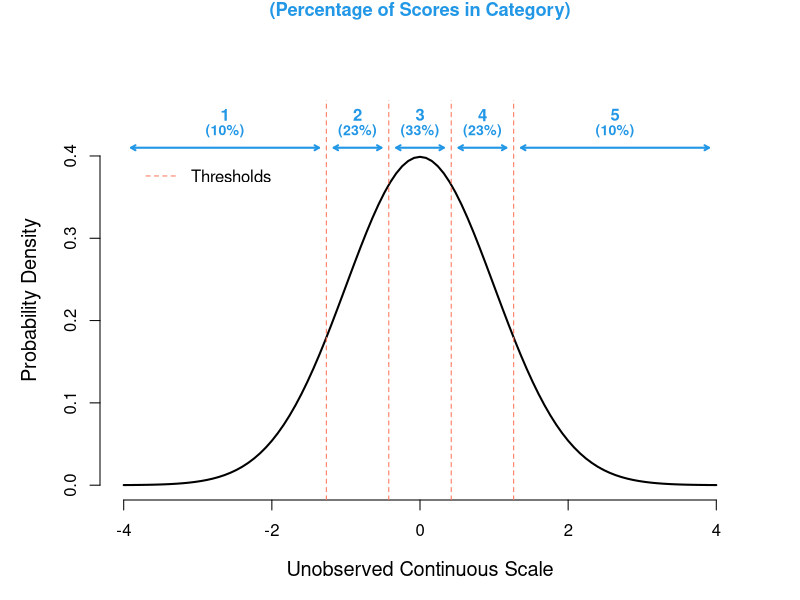

Here is the R script that generated this plot:
CorrEquiSpaced <- function(K,alpha=1e-15){
  cc <- function(dx){
    thresholds <- dx*((1:(K-1))-0.5*K)
    p     <- diff( pnorm(c(-Inf,thresholds,Inf)) )
    E_y   <- sum(p*(1:K))
    E_y2  <- sum(p*((1:K)^2))
    var_y <- E_y2 - E_y^2
    sd_y  <- sqrt(var_y)
    
    ## Contional means (truncated normal distribution theory)
    means_l    <- sapply(1:K, function(k){
      if(k==1){
        m_k <- (dnorm(-Inf)-dnorm(thresholds[1]))/(pnorm(thresholds[1])-pnorm(-Inf))
      }
      if(k==K){
        m_k <- (dnorm(thresholds[K-1])-dnorm(+Inf))/(pnorm(+Inf)-pnorm(thresholds[K-1]))
      }
      if(k>=2 & k<=K-1){
        m_k <- (dnorm(thresholds[k-1])-dnorm(thresholds[k]))/(pnorm(thresholds[k])-pnorm(thresholds[k-1]))
      }
      return(m_k)
    })
    Cov_yl <- sum(p * means_l * (1:K))
    corr   <- (Cov_yl / sd_y)
    #sum(dnorm(thresholds)) / sd_y
    return(corr)
  }
  values_obs <- 1:(K-1)
  if(K==2){
    dx      <- 0
    maxCorr <- 2*dnorm(0)
    Dx      <- 0
  }else{
    dxMax <- qnorm(1-alpha) / (0.5*K - 1)
    model <- optim(par=1e-5,fn=cc,
                   control = list(fnscale=-1),method = "Brent",
                   lower=0,upper=dxMax)
    dx      <- model$par
    maxCorr <- (model$value)
    Dx      <- model$par
  }
  thresholds <- dx*(values_obs-mean(values_obs))
  p <- diff( pnorm(c(-Inf,thresholds,Inf)) )
  names(p) <- paste0("prob_",1:K)
  return(list(maxCorr=maxCorr,
              Prob=p,Thresholds=thresholds,
              Dx=Dx))
}

K <- 5
Model <- CorrEquiSpaced(K)
xmin <- -4
xmax <- +4
Xm   <- c(xmin,Model$Thresholds,xmax)
xm   <- sapply(1:(K+1), function(k) 0.5*(Xm[k+1]+Xm[k]))

png("Figure1.png",width=2000,height=2000,res=300)
ColDiscrete = 4
par(mar=c(5,5,5,3))
plot(dnorm,xlim=c(xmin,xmax),axes=FALSE,
     ylim=c(0,0.45),cex.lab=1.2,lwd=2,
     xlab="Unobserved Continuous Scale",
     ylab="Probability Density")
axis(1);axis(2)
abline(v=Model$Thresholds,col='coral1',lty=2)

mtext(0,side=1,text = "Observed Discrete Scale\n(Percentage of Scores in Category)",
      line = -25,font=2,col=ColDiscrete,cex=1.1)
for(k in 1:K){
  text(xm[k],0.45,k,cex=1,font=2,col=ColDiscrete)
  text(xm[k],0.43,paste0("(",round(100*Model$Prob[k]),"%)"),cex=0.85,font=2,col=ColDiscrete)
  arrows(Xm[k]+0.1,0.41,Xm[k+1]-0.1,0.41,len=0.05,col=ColDiscrete,code=3,lwd=2)
}
legend(xmin+0.1,0.4,legend="Thresholds",box.lty=0,col="coral1",lty=2)
dev.off()

